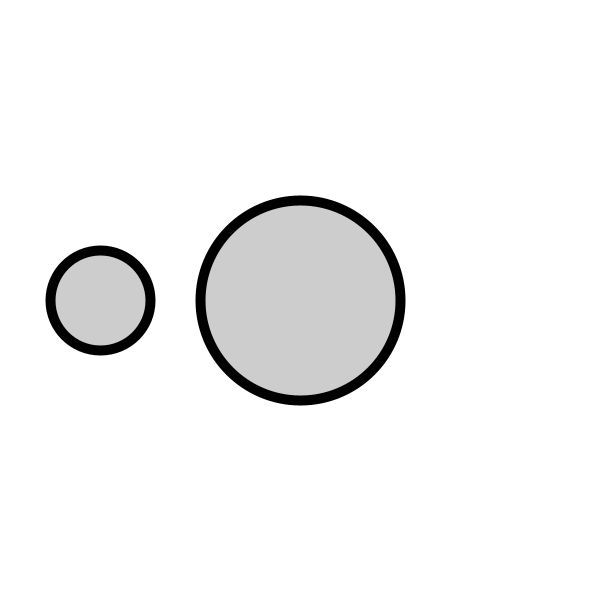
Frame 1 (no input)
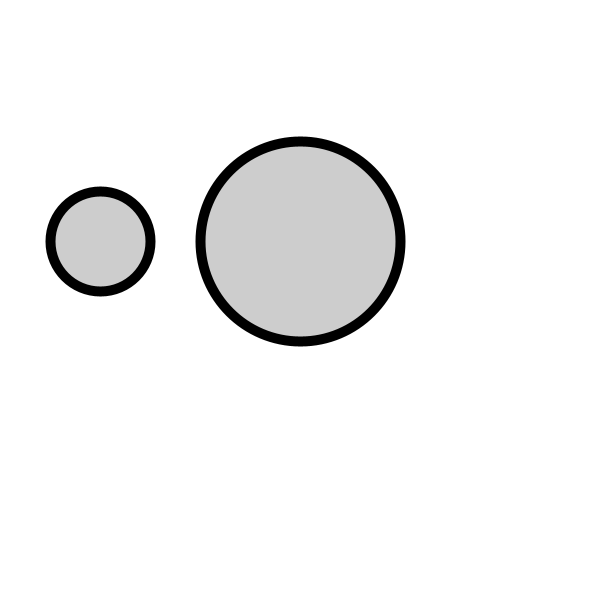
Frame 60 (the mouse pressed at the canvas centre just before this capture)
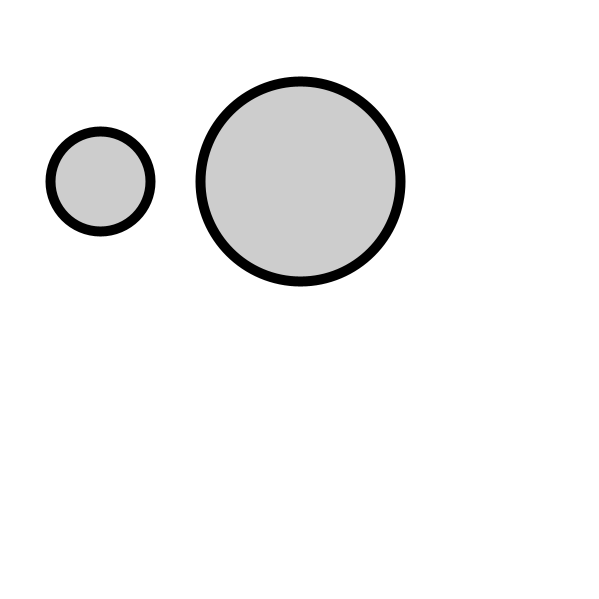
Frame 120 (the mouse held since frame 60 and released just before this capture)

The Processing sketch that drew these frames (run headless with seeded random() and noise(); from frame 60 on, the mouse is pressed at the canvas centre):

// Processing sketch: day_08_06_bubble_example
// ── day_08_06_bubble_example.pde
Bubble b1;
Bubble b2;

void setup(){
  size(599,599);

  //we can pass values into the class
  //these get passed into the Constructor
  
  b1 = new Bubble(100, 300, 50);
  b2 = new Bubble(300, 300, 100);

}

void draw(){
  background(255);
  
  float d = dist(b1.x, b1.y, b2.x, b2.y);
 
  
  // if(b1.overlaps(b2)){
  //   background(255,0,0);
  // }
  
  // b2.x = mouseX;
  // b2.y = mouseY;
  
  b1.display();
  b1.ascend();
  b1.top();

  b2.display();
  b2.ascend();
  b2.top();
}

// ── Bubble.pde
//what it means to be a bubble
class Bubble{
  
  //define the data
  //these are global to the class
  float x;
  float y;
  float r;   
  
  //these x_ variables are just temp variables. 
  // they are received from the the main and are passed into the
  //constructor
  Bubble(float x_, float y_, float r_){
    //note these are local to the constructor
    x = x_;
    y = y_;
    r = r_;
    
  }
  
 // boolean overlaps(Bubble other){
 //   float d = dist(x, y, other.x, other.y);
 //   if(d < r + other.r){
 //     return true;
 //   } else{
 //     return false;
 //   }
 // } 
  
  void ascend(){
    y--;
  }
  
  void display(){
    stroke(0);
    strokeWeight(10);
    fill(127,100);
    ellipse(x,y,2*r,2*r);
  }
  
  void top(){
    if(y < r){
      y = r;
    
    }
  
  }
  

}
